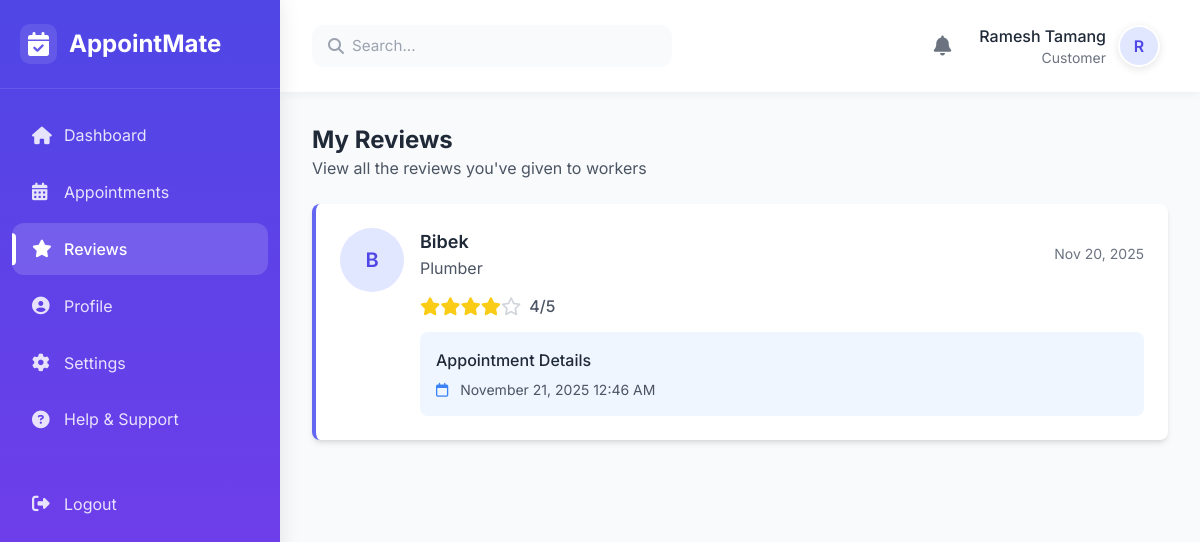
The app's page /customer/reviews/ (signed in) with its own data.
### accounts/models.py (models this page shows, shortened)
class CustomUser(AbstractUser):
    middle_name = models.CharField(max_length=150, blank=True, null=True)
    contact_no = models.CharField(max_length=20, blank=True, null=True)
    pass

### jobs/models.py (models this page shows, shortened)
class Customer(models.Model):
    owner = models.OneToOneField(User, on_delete=models.CASCADE)
    name = models.CharField(max_length=50)
    phone_number = PhoneNumberField(region="NP", unique=True)
    profile_pic = models.ImageField(upload_to="profiles/", blank=True)
    latitude = models.FloatField(null=True, blank=True)
    longitude = models.FloatField(null=True, blank=True)

class WorkerRating(models.Model):
    worker = models.ForeignKey(Worker, on_delete=models.CASCADE, related_name='ratings')
    appointment = models.ForeignKey(Appointment, on_delete=models.CASCADE, null=True, blank=True)
    customer = models.ForeignKey(Customer, on_delete=models.CASCADE, related_name='given_ratings', null=True, blank=True)
    rating = models.PositiveSmallIntegerField()  # Rating between 1 and 5
    comment = models.TextField(blank=True, null=True)
    created_at = models.DateTimeField(auto_now_add=True)
    updated_at = models.DateTimeField(auto_now=True)
    class Meta:
        unique_together = ('worker', 'appointment', 'customer')

class Worker(models.Model):
    owner = models.OneToOneField(User, on_delete=models.CASCADE)
    name = models.CharField(max_length=50)
    phone_number = PhoneNumberField(region="NP", unique=True)
    tagline = models.CharField(max_length=100)
    bio = models.TextField(blank=True)
    profile_pic = models.ImageField(upload_to="profiles/", blank=True)
    verified = models.BooleanField(default=False)
    citizenship_image = models.ImageField(upload_to='citizenship/', blank=True, null=True)
    certificate_file = models.FileField(upload_to='certificates/', blank=True, null=True)
    appointed = models.BooleanField(default=False)
    appointment_date = models.DateTimeField(null=True, blank=True)
    average_rating = models.DecimalField(max_digits=3, decimal_places=2, default=0.00)
    total_ratings = models.PositiveIntegerField(default=0)
    rating_count = models.PositiveIntegerField(default=0)
    shift = models.CharField(max_length=10, choices=SHIFT_CHOICES, default=SHIFT_ALL)
    latitude = models.FloatField(null=True, blank=True)
    longitude = models.FloatField(null=True, blank=True)

class Appointment(models.Model):
    STATUS_CHOICES = [
        ('pending', 'Pending'),
        ('accepted', 'Accepted'),
        ('rejected', 'Rejected'),
        ('completed', 'Completed'),
    ]
    SHIFT_TYPES = [
        ('day', 'Day Shift'),
        ('night', 'Night Shift'),
    ]
    customer = models.ForeignKey(Customer, on_delete=models.CASCADE, related_name='customer_appointments')
    worker = models.ForeignKey(Worker, on_delete=models.CASCADE, related_name='worker_appointments')
    service_subtask = models.ForeignKey(WorkerSubTaskPricing, on_delete=models.SET_NULL, null=True, blank=True)
    appointment_date = models.DateTimeField(null=True, blank=True)
    status = models.CharField(max_length=10, choices=STATUS_CHOICES, default='pending')
    shift_type = models.CharField(max_length=10, choices=SHIFT_TYPES, default='day')
    location = models.TextField(blank=True, null=True)
    special_instructions = models.TextField(blank=True, null=True)
    reason = models.TextField(blank=True, null=True)
    customer_completed = models.BooleanField(default=False)
    worker_completed = models.BooleanField(default=False)
    customer_latitude = models.FloatField(null=True, blank=True)
    customer_longitude = models.FloatField(null=True, blank=True)
    created_at = models.DateTimeField(auto_now_add=True)

### jobs/views.py (the view)
# urls.py: path('customer/reviews/', views.customer_reviews, name='customer_reviews'),
@login_required
def customer_reviews(request):
    customer = get_object_or_404(Customer, owner=request.user)
    ratings = WorkerRating.objects.filter(customer=customer).select_related(
        'worker', 'appointment'
    ).order_by('-created_at')
    context = {
        'ratings': ratings,
        'current_page': 'reviews'
    }
    return render(request, 'jobs/customer_reviews.html', context)

### jobs/templates/jobs/customer_reviews.html (shortened to what this page needs)
{% extends "jobs/customer_base.html" %}
{% load static %}
{% block content %}
<div class="mb-6">
  <h1 class="text-2xl font-bold text-gray-800">My Reviews</h1>
  <p class="text-gray-600">View all the reviews you've given to workers</p>
</div>
{% if ratings %}
  <div class="space-y-6">
    {% for rating in ratings %}
      <div class="bg-white rounded-lg shadow-md p-6 border-l-4 border-indigo-500">
        <div class="flex items-start space-x-4">
          <div class="flex-shrink-0">
            {% if rating.worker.profile_pic %}
              <img src="{{ rating.worker.profile_pic.url }}" alt="{{ rating.worker.name }}" class="w-16 h-16 rounded-full object-cover">
            {% else %}
              <div class="w-16 h-16 bg-indigo-100 rounded-full flex items-center justify-center">
                <span class="text-indigo-600 font-semibold text-xl">{{ rating.worker.name|first }}</span>
              </div>
            {% endif %}
          </div>
          <div class="flex-1">
            <div class="flex items-center justify-between mb-3">
              <div>
                <h3 class="text-lg font-semibold text-gray-800">{{ rating.worker.name }}</h3>
                <p class="text-gray-600">{{ rating.worker.tagline }}</p>
              </div>
              <div class="text-sm text-gray-500">
                {{ rating.created_at|date:"M j, Y" }}
              </div>
            </div>
            <div class="flex items-center mb-3">
              {% for star in "12345" %}
                {% if forloop.counter <= rating.rating %}
                  <i class="fas fa-star text-yellow-400 text-lg"></i>
                {% else %}
                  <i class="far fa-star text-gray-300 text-lg"></i>
                {% endif %}
              {% endfor %}
              <span class="ml-2 text-gray-600 font-medium">{{ rating.rating }}/5</span>
            </div>
            {% if rating.appointment %}
              <div class="bg-blue-50 rounded-lg p-4">
                <h4 class="font-medium text-gray-800 mb-2">Appointment Details</h4>
                <div class="grid grid-cols-1 md:grid-cols-2 gap-4 text-sm text-gray-600">
                  <div>
                    <i class="far fa-calendar text-blue-500 mr-2"></i>
                    <span>{{ rating.appointment.appointment_date|date:"F j, Y g:i A" }}</span>
                  </div>
                </div>
              </div>
            {% endif %}
          </div>
        </div>
      </div>
    {% endfor %}
  </div>
{% endif %}
{% endblock %}

### jobs/templates/jobs/customer_base.html (shortened to what this page needs)
{% load static %}
<!DOCTYPE html>
<html lang="en">
<head>
  <script src="https://cdn.tailwindcss.com"></script>
  <link rel="stylesheet" href="https://cdnjs.cloudflare.com/ajax/libs/font-awesome/6.4.0/css/all.min.css">
</head>
<body>
  <div class="dashboard-container">
    <div class="sidebar">
      <div class="sidebar-header">
        <div class="sidebar-logo">
          <i class="fas fa-calendar-check"></i>
          <span class="sidebar-logo-text">AppointMate</span>
        </div>
      </div>
      <div class="sidebar-nav py-4">
        <a href="{% url 'customer_dashboard' %}" class="nav-item {% if request.path == '/customer/dashboard/' %}active{% endif %}">
          <i class="fas fa-home"></i>
          <span class="nav-text">Dashboard</span>
        </a>
        <a href="{% url 'customer_appointments' %}" class="nav-item {% if request.path == '/customer/appointments/' %}active{% endif %}">
          <i class="fas fa-calendar-alt"></i>
          <span class="nav-text">Appointments</span>
        </a>
        <a href="{% url 'customer_reviews' %}" class="nav-item {% if request.path == '/customer/reviews/' %}active{% endif %}">
          <i class="fas fa-star"></i>
          <span class="nav-text">Reviews</span>
        </a>
        <a href="{% url 'customer_profile' %}" class="nav-item {% if request.path == '/customer/profile/' %}active{% endif %}">
          <i class="fas fa-user-circle"></i>
          <span class="nav-text">Profile</span>
        </a>
        <a href="{% url 'customer_settings' %}" class="nav-item {% if request.path == '/customer/settings/' %}active{% endif %}">
          <i class="fas fa-cog"></i>
          <span class="nav-text">Settings</span>
        </a>
        <a href="{% url 'customer_support' %}" class="nav-item {% if request.path == '/customer/support/' %}active{% endif %}">
          <i class="fas fa-question-circle"></i>
          <span class="nav-text">Help & Support</span>
        </a>
        <a href="{% url 'logout' %}" class="nav-item mt-8">
          <i class="fas fa-sign-out-alt"></i>
          <span class="nav-text">Logout</span>
        </a>
      </div>
    </div>
    <div class="main-content">
      <div class="header">
        <div class="search-bar">
          <i class="fas fa-search text-gray-400"></i>
          <input type="text" placeholder="Search...">
        </div>
        <div class="flex items-center space-x-5">
          <div class="relative">
            <a href="#" class="text-gray-500 hover:text-indigo-600 transition-colors relative">
              <i class="fas fa-bell text-xl"></i>
            </a>
          </div>
          <div class="user-profile">
            <div class="text-right hidden md:block">
              <div class="font-medium text-gray-800">{{ request.user.customer.name }}</div>
              <div class="text-sm text-gray-500">Customer</div>
            </div>
            <a href="{% url 'customer_profile' %}" class="user-avatar">
              {% if request.user.customer.profile_pic %}
                <img src="{{ request.user.customer.profile_pic.url }}" alt="{{ request.user.customer.name }}">
              {% else %}
                <span class="text-indigo-600 font-semibold">{{ request.user.customer.name|first }}</span>
              {% endif %}
            </a>
          </div>
        </div>
      </div>
      <div class="content-wrapper">
        {% block content %}
        {% endblock %}
      </div>
    </div>
  </div>
</body>
</html>

### jobs/templates/jobs/customer_base.html (style rules this page uses)
:root { --primary: #4f46e5; --primary-dark: #4338ca; --secondary: #7c3aed; --accent: #10b981; --danger: #ef4444; --warning: #f59e0b; --light: #f8fafc; --dark: #1e293b; --gray: #64748b; --gray-light: #e2e8f0; }
body { font-family: 'Inter', sans-serif; background-color: #f9fafb; min-height: 100vh; color: var(--dark); }
.dashboard-container { display: flex; min-height: 100vh; }
.sidebar { width: 280px; background: linear-gradient(180deg, var(--primary) 0%, var(--secondary) 100%); color: white; transition: all 0.3s ease; box-shadow: 0 0 20px rgba(0, 0, 0, 0.1); z-index: 1000; position: fixed; height: 100vh; overflow-y: auto; }
.sidebar-header { padding: 1.5rem 1.25rem; border-bottom: 1px solid rgba(255, 255, 255, 0.1); display: flex; align-items: center; }
.sidebar-logo { font-size: 1.5rem; font-weight: 700; display: flex; align-items: center; gap: 0.75rem; }
.sidebar-logo i { background: rgba(255, 255, 255, 0.1); padding: 0.5rem; border-radius: 10px; }
.nav-item { padding: 0.9rem 1.25rem; margin: 0.25rem 0.75rem; border-radius: 12px; transition: all 0.3s ease; cursor: pointer; display: flex; align-items: center; color: rgba(255, 255, 255, 0.85); text-decoration: none; position: relative; }
.nav-item.active { background-color: rgba(255, 255, 255, 0.15); color: white; font-weight: 500; }
.nav-item.active::before { content: ''; position: absolute; left: 0; top: 50%; transform: translateY(-50%); height: 60%; width: 4px; background: white; border-radius: 0 4px 4px 0; }
.nav-item i { width: 20px; margin-right: 12px; font-size: 1.1rem; }
.main-content { flex: 1; margin-left: 280px; overflow-x: hidden; }
.header { background-color: white; padding: 1rem 2rem; box-shadow: 0 2px 10px rgba(0, 0, 0, 0.05); display: flex; justify-content: space-between; align-items: center; position: sticky; top: 0; z-index: 100; }
.search-bar { display: flex; align-items: center; background: var(--light); border-radius: 12px; padding: 0.6rem 1rem; width: 360px; transition: all 0.3s ease; }
.search-bar input { background: transparent; border: none; outline: none; width: 100%; margin-left: 0.5rem; font-size: 0.95rem; }
.user-profile { display: flex; align-items: center; cursor: pointer; padding: 0.5rem; border-radius: 12px; transition: all 0.3s ease; }
.user-avatar { width: 42px; height: 42px; border-radius: 50%; background: #e0e7ff; display: flex; align-items: center; justify-content: center; margin-left: 0.75rem; overflow: hidden; border: 2px solid white; box-shadow: 0 2px 8px rgba(0, 0, 0, 0.1); }
.content-wrapper { padding: 2rem; }

### records on screen
CustomUser: user.customer.name "Ramesh Tamang", user.customer.name|first "R"
WorkerRating: worker.name|first "B", worker.name "Bibek", worker.tagline "Plumber", created_at "Nov 20, 2025", rating "4", appointment.appointment_date "November 21, 2025 12:46 AM"
